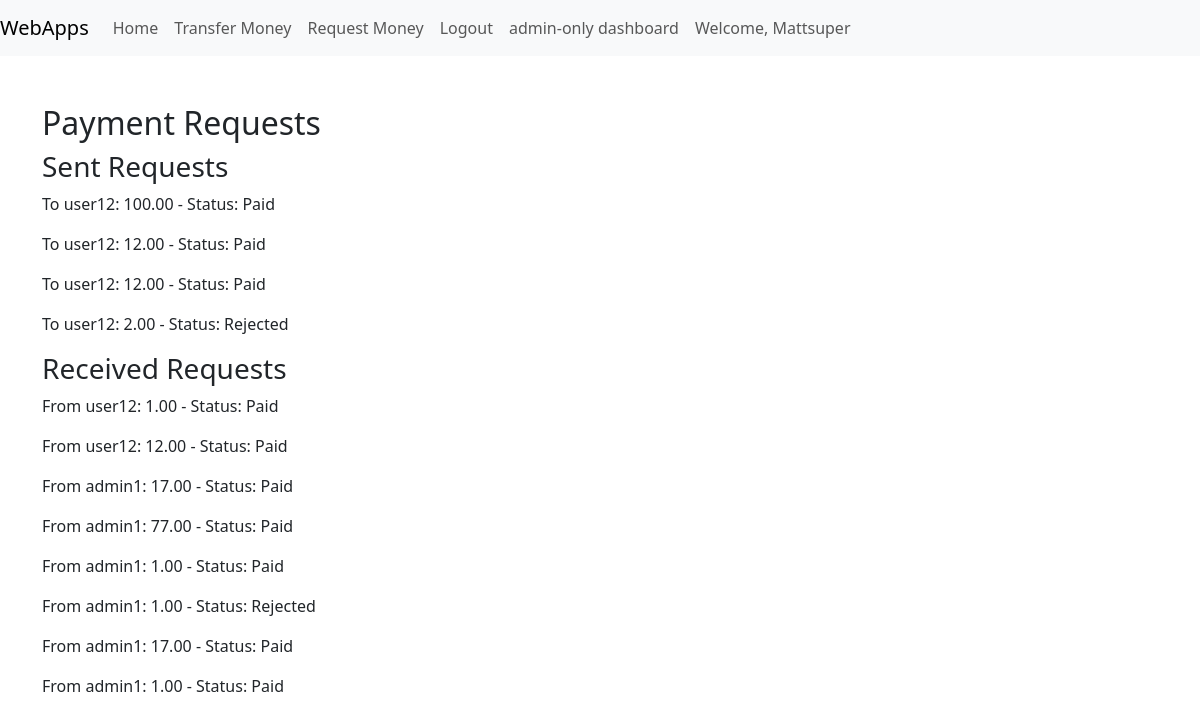
The app's page /webapps2024/payment-requests/ (signed in) with its own data.
### payapp/models.py (models this page shows, shortened)
class PaymentRequest(models.Model):
    STATUS_CHOICES = (
        ('pending', 'Pending'),
        ('rejected', 'Rejected'),
        ('paid', 'Paid'),
    )
    sender = models.ForeignKey(User, related_name='sent_payment_requests', on_delete=models.CASCADE)
    recipient = models.ForeignKey(User, related_name='received_payment_requests', on_delete=models.CASCADE)
    amount = models.DecimalField(max_digits=10, decimal_places=2)
    status = models.CharField(max_length=10, choices=STATUS_CHOICES, default='pending')
    created_at = models.DateTimeField(auto_now_add=True)

### payapp/views.py (the view)
# urls.py: path('payment-requests/', transactions_views.payment_requests_list, name='payment_requests_list'),
def payment_requests_list(request):
    sent_requests = PaymentRequest.objects.filter(sender=request.user)
    received_requests = PaymentRequest.objects.filter(recipient=request.user)
    return render(request, 'requestpay/payment_requests_list.html', {
        'sent_requests': sent_requests,
        'received_requests': received_requests,
    })

### templates/requestpay/payment_requests_list.html (shortened to what this page needs)
{% extends 'webapps2024/base.html' %}
{% block content %}
    <h2>Payment Requests</h2>
    <h3>Sent Requests</h3>
    {% for request in sent_requests %}
        <p>To {{ request.recipient.username }}: {{ request.amount }} - Status: {{ request.get_status_display }}</p>
    {% empty %}
        <p>You haven't sent any payment requests.</p>
    {% endfor %}
    <h3>Received Requests</h3>
    {% for request in received_requests %}
        <p>From {{ request.sender.username }}: {{ request.amount }} - Status: {{ request.get_status_display }}</p>
    {% empty %}
        <p>You haven't received any payment requests.</p>
    {% endfor %}
{% endblock %}

### templates/webapps2024/base.html (shortened to what this page needs)
{% load crispy_forms_tags %}
<!DOCTYPE html>
<html lang="en">
<head>
    <link href="https://cdn.jsdelivr.net/npm/bootstrap@5.3.0-alpha1/dist/css/bootstrap.min.css" rel="stylesheet">
</head>
<body>
<nav class="navbar navbar-expand-lg navbar-light bg-light">
    <a class="navbar-brand" href="#">WebApps</a>
    <div class="collapse navbar-collapse" id="navbarText">
        <ul class="navbar-nav mr-auto">
            {% if user.is_authenticated %}
                <li class="nav-item">
                    <a class="nav-link" href="{% url 'home' %}">Home</a>
                </li>
                <li class="nav-item">
                    <a class="nav-link" href="{% url 'points_transfer' %}">Transfer Money</a>
                </li>
                <li class="nav-item">
                    <a class="nav-link" href="{% url 'create_payment_request' %}">Request Money</a>
                </li>
                <li class="nav-item">
                    <a class="nav-link" href="{% url 'logout' %}">Logout</a>
                </li>
                <li class="nav-item">
                    <a class="nav-link" href="{% url 'admin_dashboard' %}">admin-only dashboard</a>
                </li>
                <li class="nav-item">
                    <a class="nav-link">Welcome, {{ user.username }}</a>
                </li>
            {% else %}
                <li class="nav-item">
                    <a class="nav-link" href="{% url 'login' %}">Login</a>
                </li>
            {% endif %}
        </ul>
    </div>
</nav>
<div class="container py-5">
    {% block content %}{% endblock %}
</div>
</body>
</html>

### records on screen
PaymentRequest: recipient.username "user12", amount "100.00", status "Paid"
PaymentRequest: recipient.username "user12", amount "12.00", status "Paid"
PaymentRequest: recipient.username "user12", amount "12.00", status "Paid"
PaymentRequest: recipient.username "user12", amount "2.00", status "Rejected"
PaymentRequest: sender.username "user12", amount "1.00", status "Paid"
PaymentRequest: sender.username "user12", amount "12.00", status "Paid"
PaymentRequest: sender.username "admin1", amount "17.00", status "Paid"
PaymentRequest: sender.username "admin1", amount "77.00", status "Paid"
PaymentRequest: sender.username "admin1", amount "1.00", status "Paid"
PaymentRequest: sender.username "admin1", amount "1.00", status "Rejected"
PaymentRequest: sender.username "admin1", amount "17.00", status "Paid"
PaymentRequest: sender.username "admin1", amount "1.00", status "Paid"

### other values on screen
{{ user.username }} "Mattsuper"
